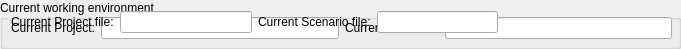
     <widget class="QGroupBox" name="groupBox_3">
      <property name="minimumSize">
       <size>
        <width>0</width>
        <height>46</height>
       </size>
      </property>
      <property name="title">
       <string>Current working environment</string>
      </property>
      <widget class="QWidget" name="layoutWidget">
       <property name="geometry">
        <rect>
         <x>11</x>
         <y>16</y>
         <width>661</width>
         <height>24</height>
        </rect>
       </property>
       <layout class="QHBoxLayout" name="horizontalLayout_18">
        <item>
         <layout class="QHBoxLayout" name="horizontalLayout_19">
          <item>
           <widget class="QLabel" name="label_10">
            <property name="sizePolicy">
             <sizepolicy hsizetype="Fixed" vsizetype="Preferred">
              <horstretch>0</horstretch>
              <verstretch>0</verstretch>
             </sizepolicy>
            </property>
            <property name="text">
             <string>Current Project:</string>
            </property>
           </widget>
          </item>
          <item>
           <widget class="QLineEdit" name="lineEdit_9"/>
          </item>
         </layout>
        </item>
        <item>
         <layout class="QHBoxLayout" name="horizontalLayout_20">
          <item>
           <widget class="QLabel" name="label_11">
            <property name="sizePolicy">
             <sizepolicy hsizetype="Fixed" vsizetype="Preferred">
              <horstretch>0</horstretch>
              <verstretch>0</verstretch>
             </sizepolicy>
            </property>
            <property name="text">
             <string>Current Scenario:</string>
            </property>
           </widget>
          </item>
          <item>
           <widget class="QLineEdit" name="lineEdit_10"/>
          </item>
         </layout>
        </item>
       </layout>
      </widget>
      <widget class="QWidget" name="layoutWidget">
       <property name="geometry">
        <rect>
         <x>11</x>
         <y>10</y>
         <width>487</width>
         <height>24</height>
        </rect>
       </property>
       <layout class="QHBoxLayout" name="horizontalLayout_12">
        <item>
         <layout class="QHBoxLayout" name="horizontalLayout">
          <item>
           <widget class="QLabel" name="label_4">
            <property name="sizePolicy">
             <sizepolicy hsizetype="Fixed" vsizetype="Preferred">
              <horstretch>0</horstretch>
              <verstretch>0</verstretch>
             </sizepolicy>
            </property>
            <property name="text">
             <string>Current Project file:</string>
            </property>
           </widget>
          </item>
          <item>
           <widget class="QLineEdit" name="lineEdit_6"/>
          </item>
         </layout>
        </item>
        <item>
         <layout class="QHBoxLayout" name="horizontalLayout_11">
          <item>
           <widget class="QLabel" name="label_5">
            <property name="sizePolicy">
             <sizepolicy hsizetype="Fixed" vsizetype="Preferred">
              <horstretch>0</horstretch>
              <verstretch>0</verstretch>
             </sizepolicy>
            </property>
            <property name="text">
             <string>Current Scenario file:</string>
            </property>
           </widget>
          </item>
          <item>
           <widget class="QLineEdit" name="lineEdit_7"/>
          </item>
         </layout>
        </item>
       </layout>
      </widget>
     </widget>
